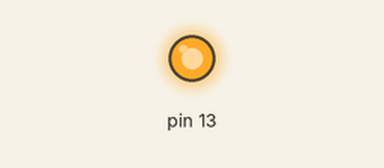
Simulated run of this sketch. Board: Arduino Uno, built with avr-gcc and run on an emulated ATmega328P. On the bench: output pins drawn as LEDs (lit = HIGH).

Above: at 0.5 s.
At 21.5 s:
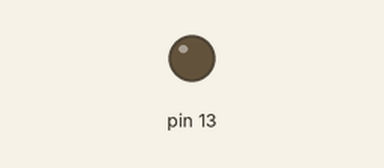
Timing chart, 0 to 26.0 s (numbered marks = the images above):
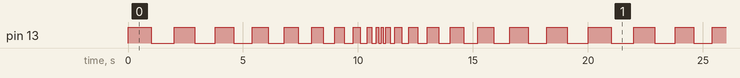

The sketch:

zadanie3.ino
```cpp
// 3 zadanie
// Znowu miganie, najpierw przyspiesza a potem zwalnia, zamiast wewnętrzego LED'a można sobie jakiegoś podłączyć

int czas = 1000;

void setup(){
  pinMode(13, OUTPUT);      // 13 pin jest wyjściem
}

void loop(){
  for(czas; czas > 0; czas = czas - 100) {    // używamy zmiennej "czas", nic nie musimy ustawiać bo zrobi to za nas 2 pętla
   digitalWrite(13, HIGH);                           // świecenie itd.
   delay(czas);
   digitalWrite(13, LOW);
   delay(czas);
   }
   if(czas == 0){                                // warto pamiętać o dwóch znakach równa się == !
     for(czas; czas < 1000; czas = czas + 100){  // tym razem świecimy coraz wolniej
       digitalWrite(13, HIGH);
       delay(czas);
       digitalWrite(13, LOW);
       delay(czas);
     }
   }

}
```

Measured:
- by itself, pin 13: moves between LOW and HIGH, repeating every 20.0 s
- by itself, everything shown: repeats every 20.0 s, in 38 steps
